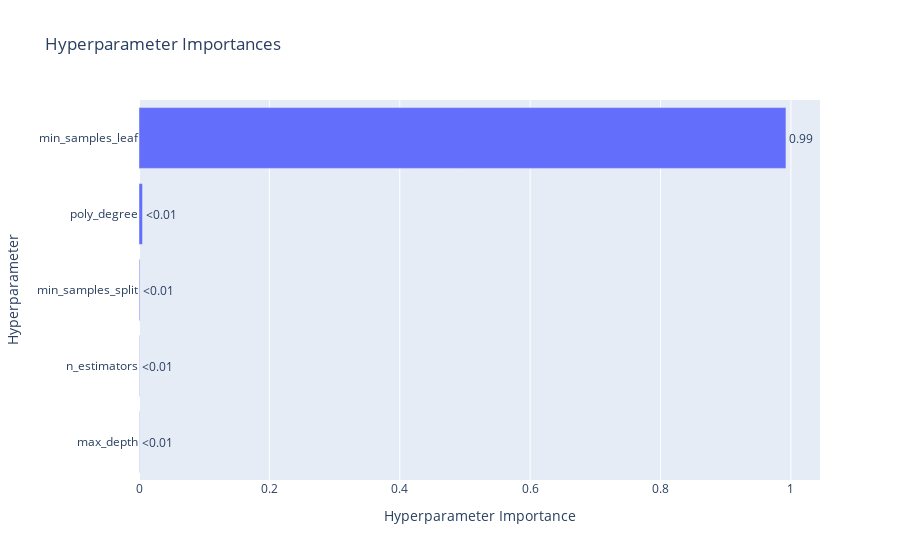

Notebook cell for this chart:
### Code cell
optuna.visualization.plot_param_importances(study)

### Figure 1 — Plotly figure (JSON) as saved in the notebook; plotly's stock layout.template omitted (floating-point values rounded to 4 significant figures)
{"data": [{"cliponaxis": false, "hovertemplate": ["max_depth (IntDistribution): 0.0005050221145183018<extra></extra>", "n_estimators (IntDistribution): 0.0005690867910840337<extra></extra>", "min_samples_split (IntDistribution): 0.0011966625021424548<extra></extra>", "poly_degree (IntDistribution): 0.0054015516404708275<extra></extra>", "min_samples_leaf (IntDistribution): 0.9923276769517843<extra></extra>"], "name": "Objective Value", "orientation": "h", "text": ["<0.01", "<0.01", "<0.01", "<0.01", "0.99"], "textposition": "outside", "type": "bar", "x": [0.000505, 0.0005691, 0.001197, 0.005402, 0.9923], "y": ["max_depth", "n_estimators", "min_samples_split", "poly_degree", "min_samples_leaf"]}], "layout": {"title": {"text": "Hyperparameter Importances"}, "xaxis": {"title": {"text": "Hyperparameter Importance"}}, "yaxis": {"title": {"text": "Hyperparameter"}}}}
